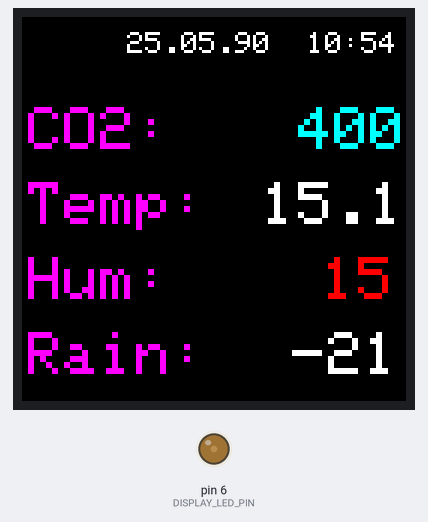
Recording of a sketch running on a simulated Arduino Uno, built with avr-gcc and run on an emulated ATmega328P. On the bench: 128×128 colour display, output pins drawn as LEDs (lit = HIGH). What the sketch prints to the serial monitor is not drawn.

Above: at 0.2 s.
At 4.3 s:
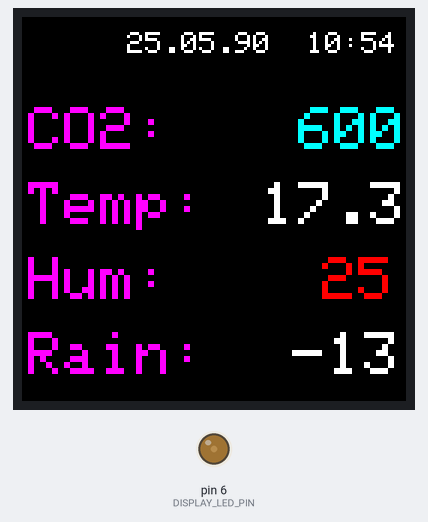
At 8.3 s:
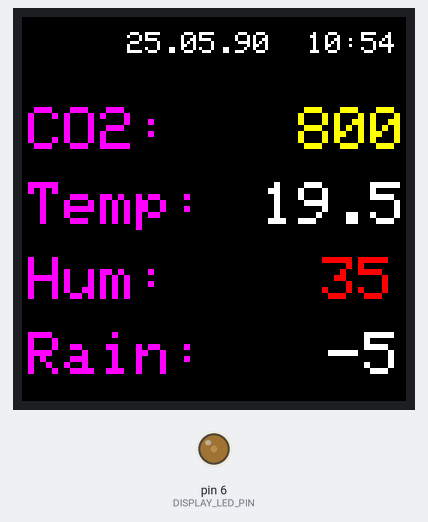
At 18.4 s:
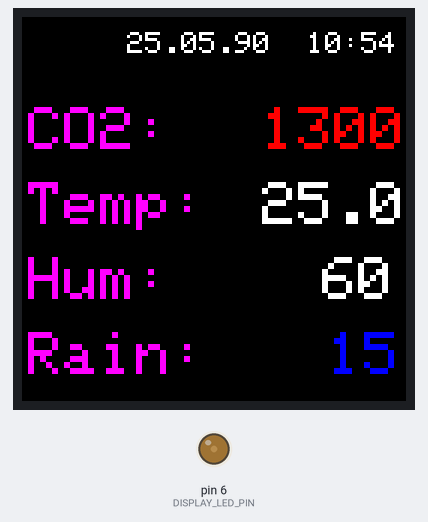
At 26.5 s:
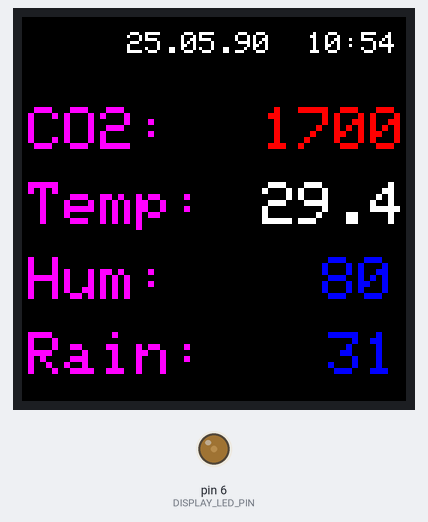
At 36.6 s:
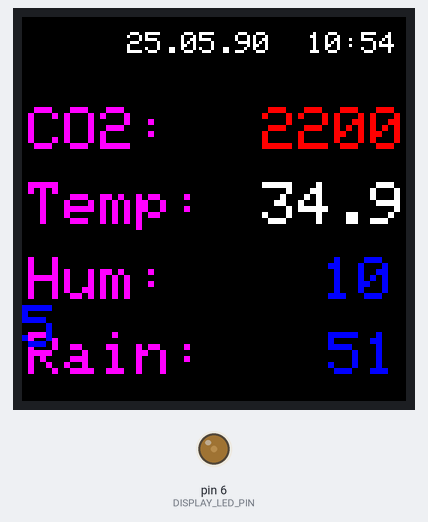

The sketch:

2020-01-09_10.52.17.ino
```cpp
#include <SPI.h>
#include <Adafruit_GFX.h>
#include <TFT_ILI9163C.h>

#define BLACK   0x0000
#define BLUE    0x001F
#define RED     0xF800
#define REDD    0xC800
#define GREEN   0x07E0
#define CYAN    0x07FF
#define MAGENTA 0xF81F
#define YELLOW  0xFFE0
#define WHITE   0xFFFF


#define CO2_y 30
#define T_y 55
#define H_y 80
#define R_y 105

#define DISPLAY_LED_PIN 6

#define __CS 10
#define __DC 7
#define __RES 8

TFT_ILI9163C display = TFT_ILI9163C(__CS, __DC, __RES);

int brightness = 50;

void setup() {
  pinMode(DISPLAY_LED_PIN, OUTPUT);
  Serial.begin(115200);
  Serial.println("Display started");
  display.begin();

  draw();

  analogWrite(DISPLAY_LED_PIN, brightness);

}

int co2 = 400;
float tmp = 15.1;
int rain = -21;
int hum = 15;

void draw(){
  display.setRotation(1);
  display.clearScreen();

  //date time
  display.setTextSize(1);
  display.setTextColor(WHITE);
  display.setCursor(35,5);
  display.println("25.05.90  10:54");

  //names
  display.setTextSize(2);
  display.setTextColor(MAGENTA);
  display.setCursor(2, CO2_y);
  display.print("CO2:");
  display.setCursor(2, T_y);
  display.print("Temp:");
  display.setCursor(2, H_y);
  display.print("Hum:");
  display.setCursor(2, R_y);
  display.print("Rain:");

  //values
  printCO2();
  printTemp();
  printHum();
  printRain();

}

void printCO2() {
  if (co2 < 800) {
    display.setTextColor(CYAN);
  } else if (co2 < 1000) {
    display.setTextColor(YELLOW);
  } else {
    display.setTextColor(RED);
  }

  display.setCursor(80, CO2_y);
  display.print(complementLeadingSpaces(co2, 4));
}

void printTemp() {
  display.setTextColor(WHITE);
  display.setCursor(80, T_y);
  display.print(complementLeadingSpaces(tmp, 3));
}

void printHum() {
  if (hum < 40) {
    display.setTextColor(RED);
  } else if (hum > 60) {
    display.setTextColor(BLUE);
  } else {
    display.setTextColor(WHITE);
  }
  display.setCursor(100, H_y);
  display.print(complementLeadingSpaces(hum, 2));
}

void printRain() {
  if (rain > 10) {
    display.setTextColor(BLUE);
  } else {
    display.setTextColor(WHITE);
  }
  display.setCursor(90, R_y);
  display.print(complementLeadingSpaces(rain, 3));
}

String complementLeadingSpaces(int value, int expected) {
  String strValue = String(value);
  return complementLeadingSpaces(strValue, expected);
}

String complementLeadingSpaces(float value, int expected) {
  String strValue = String(value, 1);
  return complementLeadingSpaces(strValue, expected);
}

String complementLeadingSpaces(String strValue, int expected) {
  int len = strValue.length();
  if (len >= expected) {
    return strValue;
  }
  int n = expected - len;
  for(int i = 0; i < n; i++){
    strValue = " " + strValue;
  }

  return strValue;
}

void loop() {

  delay(2000);


  co2 += 100;
  tmp += 1.1;
  rain += 4;
  hum += 5;

  draw();

}


/*

  pinMode(A0, OUTPUT);
  digitalWrite(A0, HIGH);

*/
```

Measured:
- what the display in image 1 shows lasts 2.0 s, from 4.2 s to 6.2 s
